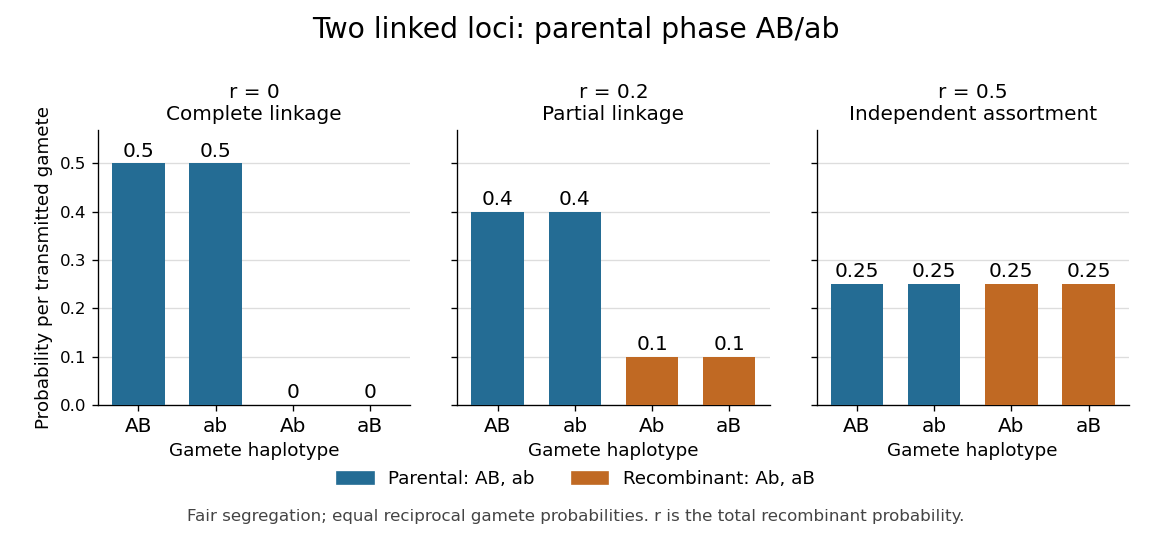

Here is the Python script that generated this plot:
"""Original AB/ab two-locus toy diagram; save a basename PNG to cwd.

Tested with Python 3.14.4, Matplotlib 3.10.7 (+dfsg1), NumPy 2.3.5.
Assumptions: fair segregation and equal reciprocal gamete probabilities.
Run from _media: MPLCONFIGDIR=/tmp/codex-wiki-batch69-mpl python ../linked-locus-gamete-probabilities.py
"""

from pathlib import Path

import matplotlib

matplotlib.use("Agg")
import matplotlib.pyplot as plt
from matplotlib.patches import Patch


def main():
    fig, axes = plt.subplots(1, 3, figsize=(9.6, 4.5), sharey=True, facecolor="white")
    parental, recombinant = "#246c94", "#c06923"
    for ax, r, subtitle in zip(axes, (0, 0.2, 0.5),
                               ("Complete linkage", "Partial linkage", "Independent assortment")):
        probabilities = ((1 - r) / 2, (1 - r) / 2, r / 2, r / 2)
        ax.set_facecolor("white")
        ax.bar(range(4), probabilities, color=(parental, parental, recombinant, recombinant),
               width=0.68, zorder=3)
        for x, probability in enumerate(probabilities):
            ax.text(x, probability + 0.014, f"{probability:g}", ha="center", fontsize=12)
        ax.set_xticks(range(4), ("AB", "ab", "Ab", "aB"), fontsize=12)
        ax.set_title(f"r = {r:g}\n{subtitle}", fontsize=12)
        ax.set_ylim(0, 0.57)
        ax.set_yticks((0, 0.1, 0.2, 0.3, 0.4, 0.5))
        ax.grid(axis="y", color="#dddddd", zorder=0)
        ax.spines[["top", "right"]].set_visible(False)
        ax.set_xlabel("Gamete haplotype", fontsize=11)
    axes[0].set_ylabel("Probability per transmitted gamete", fontsize=11)
    fig.suptitle("Two linked loci: parental phase AB/ab", fontsize=17, y=0.97)
    fig.legend(handles=(Patch(color=parental, label="Parental: AB, ab"),
                        Patch(color=recombinant, label="Recombinant: Ab, aB")),
               loc="lower center", bbox_to_anchor=(0.5, 0.065), ncol=2, frameon=False, fontsize=11)
    fig.text(0.5, 0.035, "Fair segregation; equal reciprocal gamete probabilities. r is the total recombinant probability.",
             ha="center", fontsize=10, color="#444444")
    fig.subplots_adjust(left=0.085, right=0.98, bottom=0.25, top=0.76, wspace=0.15)
    fig.savefig(Path(__file__).with_suffix(".png").name, dpi=120, facecolor="white", transparent=False)
    plt.close(fig)


if __name__ == "__main__":
    main()
